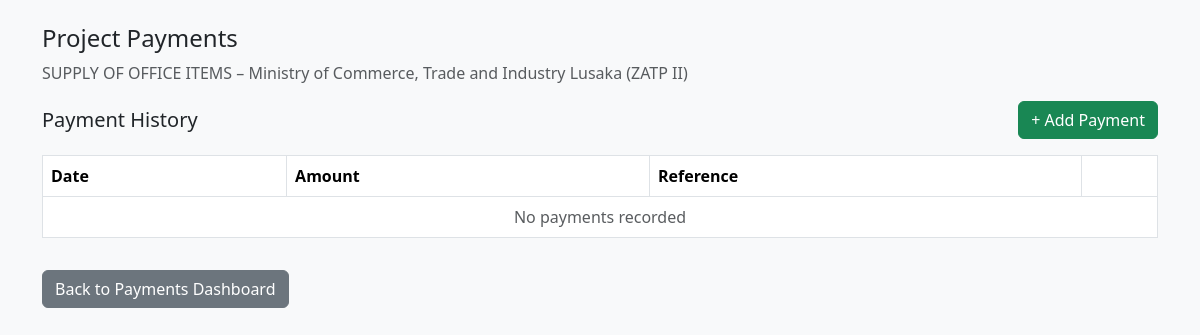
Screenshot of /projections/payments/project/36/ with the database file from the repository.
### projections/models.py (models this page shows, shortened)
class ProjectRecord(models.Model):
    STATUS_CHOICES = (
        ('WON', 'Won'),
        ('LOST', 'Lost'),
        ('PENDING', 'Pending'),
    )
    COMPLETION_CHOICES = (
        ('PENDING_EVALUATION', 'Pending Evaluation'),
        ('NOT_COMPLETED', 'Not Completed'),
        ('COMPLETED', 'Completed'),
    )
    title = models.CharField(
        max_length=255,
        db_index=True,
        default="Untitled Project",
        help_text="Short project title"
    )
    description = models.TextField(
        blank=True,
        help_text="Detailed project description"
    )
    company = models.CharField(
        max_length=200,
        db_index=True
    )
    customer = models.CharField(
        max_length=200,
        db_index=True
    )
    amount = models.DecimalField(
        max_digits=14,
        decimal_places=2,
        help_text="Total contract/project value"
    )
    project_date = models.DateField(
        db_index=True
    )
    status = models.CharField(
        max_length=10,
        choices=STATUS_CHOICES,
        db_index=True
    )
    completion_status = models.CharField(
        max_length=25,
        choices=COMPLETION_CHOICES,
        default='PENDING_EVALUATION',
        db_index=True,
        help_text="Project execution and evaluation status"
    )
    is_active = models.BooleanField(
        default=True,
        db_index=True
    )
    year = models.PositiveIntegerField(
        editable=False,
        db_index=True
    )
    created_at = models.DateTimeField(
        auto_now_add=True
    )
    class Meta:
        ordering = ['-project_date']
    @property
    def total_paid(self):
        return self.payments.aggregate(
            total=Sum('amount_paid')
        )['total'] or 0
    @property
    def balance_due(self):
        return self.amount - self.total_paid

### projections/views.py (the view, shortened to what this page needs)
def project_payments(request, pk):
    project = get_object_or_404(
        ProjectRecord,
        pk=pk,
        status="WON",
        is_active=True
    )
    payments = project.payments.order_by("-payment_date")
    total_paid = project.total_paid
    balance_due = project.balance_due
    return render(
        request,
        "projections/project_payments.html",
        {
            "project": project,
            "payments": payments,
            "total_paid": total_paid,
            "balance_due": balance_due,
        }
    )

### projections/templates/projections/project_payments.html (shortened to what this page needs)
{% load humanize %}
<!DOCTYPE html>
<html>
<head>
    <link href="https://cdn.jsdelivr.net/npm/bootstrap@5.3.2/dist/css/bootstrap.min.css" rel="stylesheet">
</head>
<body class="bg-light">
<div class="container mt-4">
    <h4>Project Payments</h4>
    <p class="text-muted">
        {{ project.title }} – {{ project.customer }}
    </p>
    <div class="d-flex justify-content-between align-items-center mb-3">
        <h5 class="mb-0">Payment History</h5>
        <a href="{% url 'projections:add_payment' project.id %}"
           class="btn btn-success">
            + Add Payment
        </a>
    </div>
    <table class="table table-bordered">
        <thead>
            <tr>
                <th>Date</th>
                <th>Amount</th>
                <th>Reference</th>
                <th></th>
            </tr>
        </thead>
        <tbody>
            {% for p in payments %}
            <tr>
                <td>{{ p.payment_date }}</td>
                <td>ZMW {{ p.amount_paid|floatformat:2|intcomma }}</td>
                <td>{{ p.reference }}</td>
                <td class="text-end">
                    <a href="{% url 'projections:edit_payment' p.id %}"
                       class="btn btn-sm btn-outline-primary">
                        Edit
                    </a>
                </td>
            </tr>
            {% empty %}
            <tr>
                <td colspan="4" class="text-center text-muted">
                    No payments recorded
                </td>
            </tr>
            {% endfor %}
        </tbody>
    </table>
    <a href="{% url 'projections:payments_dashboard' %}"
       class="btn btn-secondary mt-3">
        Back to Payments Dashboard
    </a>
</div>
</body>
</html>

### rows the page displays
ProjectRecord: title "SUPPLY OF OFFICE ITEMS", customer "Ministry of Commerce, Trade and Industry Lusaka (ZATP II)"
